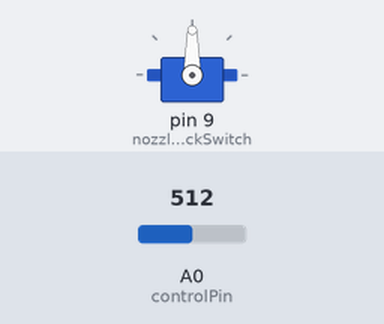
The sketch below on a simulated Arduino Uno, built with avr-gcc and run on an emulated ATmega328P. Parts: servo. Inputs (shaded band) come from the test bench; at power-on: A0 (controlPin) = 512.

Above: at 1.2 s.
1.3 s: A0 (controlPin) set to 716
At 2.5 s:
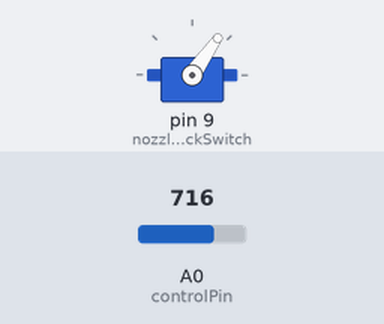
2.8 s: A0 (controlPin) set to 900
At 3.7 s:
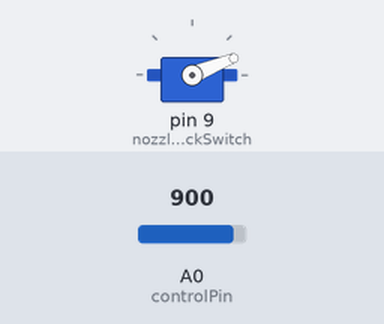
4.3 s: A0 (controlPin) set to 1023
At 4.9 s:
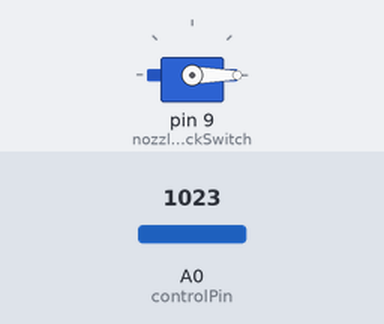
5.8 s: A0 (controlPin) set to 306
At 7.0 s:
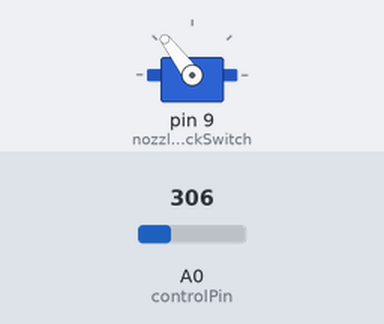
7.3 s: A0 (controlPin) set to 122
At 8.3 s:
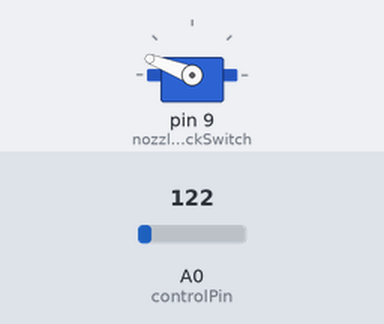
Timing chart, 0 to 9.8 s (numbered marks = the images above; inputs shaded):
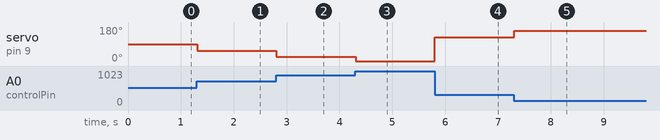

Measured:
- after the input at 1.3 s, servo on pin 9 (nozzleBlockSwitch): 90° → 55° at once
- after the input at 2.8 s, servo on pin 9 (nozzleBlockSwitch): 55° → 22° at once
- after the input at 4.3 s, servo on pin 9 (nozzleBlockSwitch): 22° → 0° at once
- after the input at 5.8 s, servo on pin 9 (nozzleBlockSwitch): 0° → 127° at once
- after the input at 7.3 s, servo on pin 9 (nozzleBlockSwitch): 127° → 159° at once

The sketch:

Chicken_Door_PWM.ino
```cpp
#include <Servo.h>
Servo myservo;                           // create servo object to control a servo
int controlPin = 0;                      // analog pin used to receive signal from pin 16 on the RPi
int val;                                 // variable to read the value from the analog pin A0
void setup() {
  myservo.attach(9);                     // attaches the servo on pin 9 to the servo object
}
void loop() {
  val = analogRead(controlPin);          // reads the value of the analogue pin A0 (value between 0 and 1023)

  val = map(val, 0, 1023, 180, 0);       // scale it to use it with the servo (value between 0 and 180) Mapping 0 to 180 and 1023 to 0,
                                         // to ensure that the door will open when RPi pin 16 goes HIGH

  myservo.write(val);                    // sets the servo position according to the scaled value


delay(10);                               // waits for the servo to get there
}
```

main.cpp
```cpp
/**
 * Note: Read this program in conjunction with the
 * requirements document and flowchart.
*/
#include <Arduino.h>
#include "messages.h"

//Set debugWaitDelayTimes to 1 to use short delay times, 0 to use requirements specified times
#define debugWaitDelayTimes 0
boolean isHeaterOff = true;
boolean isPumpOff = true;
boolean isInRunBurnerMode = false;
#if debugWaitDelayTimes
  //Wait times for testing & debugging
  const unsigned long oilPumpOnTime = 4000;
  const unsigned long oilHeaterOnTime = 4000;
  const unsigned long burnerPurgeTime = 4000;
  const unsigned long airSolenoidDelayTime = 4000;
  const unsigned long flameSenseWaitTime = 4000;
#else
  //Wait times specified in requirements
  const unsigned long oilPumpOnTime = 60000;
  const unsigned long oilHeaterOnTime = 6000000;
  const unsigned long burnerPurgeTime = 5000;
  const unsigned long airSolenoidDelayTime = 1000;
  const unsigned long flameSenseWaitTime = 5000;
#endif

//Forward function declarations
int run_oil_pump();
int run_oil_heater();
int igniter(unsigned long);

//Input Pins
const int oilLevelReadPin = 2;
const int oilTemperatureReadPin = 3;
const int flameSenseReadPin = 4;
//Output Pins
const int oilPumpSwitch = 7;
const int oilHeaterSwitch = 8;
const int nozzleBlockSwitch = 9;
const int blowerFanSwitch = 10;
const int igniterSwitch = 11;
const int airSolenoidSwitch =12;
const int abortSwitch = 13;

void setup() {
  lcd_init();
  lcd_on();
  pinMode(oilLevelReadPin, INPUT);
  pinMode(oilPumpSwitch, OUTPUT);
  pinMode(oilTemperatureReadPin, INPUT);
  pinMode(oilHeaterSwitch, OUTPUT);
  pinMode(nozzleBlockSwitch, OUTPUT);
  pinMode(blowerFanSwitch, OUTPUT);
  pinMode(igniterSwitch, OUTPUT);
  pinMode(airSolenoidSwitch, OUTPUT);
  pinMode(abortSwitch, OUTPUT);
}

int get_state_oil_level() {
  return digitalRead(oilLevelReadPin);
}

int get_state_oil_temperature() {
  return digitalRead(oilTemperatureReadPin);
}

int get_state_flame_sense() {
  return digitalRead(flameSenseReadPin);
}

/**
 * lcd is not written to if this function invoked from within abort()
 * Reason: A hack to avoid overwriting issue.
 */
void set_state_oil_pump(int state, boolean abortInvoked = false) {
  digitalWrite(oilPumpSwitch, state);
  if(!abortInvoked) {
    lcd_pump_state(state);
  }
}

/**
 * lcd is not written to if this function invoked from within abort()
 * Reason: A hack to avoid overwriting issue.
 */
void set_state_oil_heater(int state, boolean abortInvoked = false) {
  digitalWrite(oilHeaterSwitch, state);
  if(!abortInvoked) {
    lcd_heater_state(state);
  }
}

void set_state_nozzle_block_heater(int state) {
  digitalWrite(nozzleBlockSwitch, state);
}

void set_state_blower_fan(int state) {
  digitalWrite(blowerFanSwitch, state);
}
void set_state_igniter(int state) {
  digitalWrite(igniterSwitch, state);
}

void set_state_air_solenoid(int state) {
  digitalWrite(airSolenoidSwitch, state);
}

/**
 * Function: check_oil_level
 * Runs the pump if the oil level is low by invoking run_oil_pump function.
 * @return HIGH if oil full else calls abort function.
 */
int check_oil_level() {
  int oilLevel = get_state_oil_level();
  if(oilLevel == LOW) {
    oilLevel = run_oil_pump();
  }
  if(oilLevel == HIGH) {
    set_state_oil_pump(LOW);
  }
  else {
    lcd_oil_pump_timeout();
    abort();
  }
  return oilLevel;
}

/**
 * Function: check_oil_temperature
 * Heats the oil if oil temperature is low by invoking run_oil_heater function.
 * @return HIGH if oil warm else calls abort function.
 */
int check_oil_temperature() {
  int temperature = get_state_oil_temperature();
  if(temperature == LOW) {
    set_state_oil_heater(HIGH);
    set_state_nozzle_block_heater(HIGH);
    temperature = run_oil_heater();
  }
  if(temperature == HIGH) {
    set_state_oil_heater(LOW);
  }
  else {
    lcd_oil_heater_timout();
    abort();
  }
  return temperature;
}

/**
 * Function:run_oil_heater
 * Switches on oil heater.
 * Monitors oil temperature.
 * If in burner mode and oil level low then runs oil pump
 * Heater remains on until oil warm OR allowable runtime exhausted.
 * @return HIGH if oil warm else LOW.
 */
int run_oil_heater() {
  isHeaterOff = false;
  unsigned long startHeaterTime = millis();
  set_state_oil_heater(HIGH);
  while ((millis() - startHeaterTime) < oilHeaterOnTime) {
    if(get_state_oil_level() == LOW && isPumpOff == true && isInRunBurnerMode == true) {
      run_oil_pump();
    }
    if(get_state_oil_level() == HIGH) {
      set_state_oil_pump(LOW);
    }
    if(get_state_oil_temperature() == HIGH) {
      set_state_oil_heater(LOW);
      isHeaterOff = true;
      return HIGH;
    }
  }
  set_state_oil_heater(LOW);
  isHeaterOff = true;
  return LOW;
}

/**
 * Function: run_oil_pump
 * Switches on pump.
 * Monitors oil level.
 * If in burner mode and oil temperature low then switches on oil heater.
 * Pump runs until oil full OR allowable runtime exhausted.
 * @return HIGH if oil full else LOW
 */
int run_oil_pump() {
  isPumpOff = false;
  unsigned long startPumpTime = millis();
  set_state_oil_pump(HIGH);
  while ((millis() - startPumpTime) < oilPumpOnTime) {
    if(get_state_oil_temperature() == LOW && isHeaterOff == true && isInRunBurnerMode == true) {
      run_oil_heater();
    }
    if(get_state_oil_temperature() == HIGH) {
      set_state_oil_heater(LOW);
    }
    if(get_state_oil_level() == HIGH) {
      set_state_oil_pump(LOW);
      isPumpOff = true;
      return HIGH;
    }
  }
  set_state_oil_pump(LOW);
  isPumpOff = true;
  return LOW;
 }

/**
 * Method: start_burner
 * switch on blower fan
 * if flame sense high, abort
 * else :
 *   - wait 10 secs and switch on igniter
 *   - wait 5 secs and switch on air solenoid
 *   - wait 5 secs and read flame sense
 *   - if flame sense low then abort else run burner (stage 5)
 */
void start_burner() {
  if(get_state_flame_sense() == LOW) {
    set_state_nozzle_block_heater(HIGH);
    set_state_blower_fan(HIGH);
    delay(burnerPurgeTime);
    igniter(millis());
    delay(airSolenoidDelayTime);
    set_state_air_solenoid(HIGH);
    delay(flameSenseWaitTime);
  }
  else {
    lcd_flame_sensed();
    abort();
  }
}

/**
 * Function:igniter
 * Attempts to ignite the fuel.
 * Igniter continues to ignition OR allowable runtime exhausted.
 * @return HIGH if ignition successful, i.e. flame sense high, else LOW.
 */
int igniter(unsigned long igniterStartTime) {
  set_state_igniter(HIGH);
  while ((millis() - igniterStartTime) < burnerPurgeTime) {
    //Flame sense may be simulated by closing the toggle switch
    if(get_state_flame_sense()) {
      return HIGH;
    }
  }
  return LOW;
}

/**
 * Stage 4: Run the burner.
 * Runs the oil pump and oil heater at specific intervals within an infinite loop.
 * The BlockNot library timer is used to control when the pump and heater functions invoked.
 * The loop terminates under these conditions:
 * - the flame sense is LOW.
 * - the controller is powered down.
 * - the oil pump or heater runtime exceeds the maximum specified respective wait time in which case the abort function is invoked.
 */
void run_burner() {
  isInRunBurnerMode = true;
  set_state_igniter(LOW);
  while(true) {
    check_oil_level();
    check_oil_temperature();
    lcd_burner_in_run_mode();
    if(get_state_flame_sense() == LOW) {
      lcd_flame_not_sensed();
      abort();
    }
  }
}

/**
 * Function: abort
 * Shuts down the system and exits.
 */
void abort() {
  digitalWrite(abortSwitch, HIGH);
  set_state_blower_fan(LOW);
  set_state_igniter(LOW);
  set_state_air_solenoid(LOW);
  set_state_oil_pump(LOW, true);
  set_state_oil_heater(LOW, true);
  set_state_nozzle_block_heater(LOW); // Note: no led
  exit(0);
}

/**
 * Function: loop
 * This superloop runs continuously.
 * It can exercise all five stages specified in requirements and flowchart.
 */
void loop() {
  int level = check_oil_level();
  int heat = LOW;
  if(level) {
    heat = check_oil_temperature();
  }
  if(heat) {
    start_burner();
  }
  if(level && heat) {
    run_burner();
  }
  exit(0);
}
```

messages.h
```cpp
#include <Wire.h>
#include <LiquidCrystal_I2C.h>

// Forward declaration
const char* int_to_string(int state);

char* message[] = {
  "ABORTED",              //message[0]
  "FLAME SENSED",         //message[1]
  "IN START BURNER MODE", //message[2]
  "OIL PUMP TIME OUT",    //message[3]
  "OIL HEATER TIME OUT",  //message[4]
  "FLAME NOT SENSED",     //message[5]
  "IN RUN BURNER MODE",   //message[6]
  "OIL PUMP ",            //message[7]
  "OIL HEATER",           //message[8]
  };

LiquidCrystal_I2C lcd(0x27,20,4);

void lcd_init() {
  lcd.init();
}

void lcd_on() {
  lcd.backlight();
  lcd.clear();
}

void lcd_burner_in_run_mode() {
  lcd.setCursor(1,3);
  lcd.print(message[6]);
}

void lcd_flame_sensed() {
  lcd.backlight();
  lcd.clear();
  lcd.setCursor(4,0);
  lcd.print(message[1]);
  lcd.setCursor(0,1);
  lcd.print(message[2]);
  lcd.setCursor(6,2);
  lcd.print(message[0]);
}

void lcd_flame_not_sensed() {
  lcd.backlight();
  lcd.clear();
  lcd.setCursor(2,0);
  lcd.print(message[5]);
  lcd.setCursor(1,1);
  lcd.print(message[6]);
  lcd.setCursor(6,2);
  lcd.print(message[0]);
}

void lcd_pump_state(int pumpState) {
  lcd.setCursor(1,0);
  lcd.print(message[7]);
  lcd.setCursor(10,0);
  lcd.print(int_to_string(pumpState));
}

void lcd_heater_state(int heaterState) {
  lcd.setCursor(1,1);
  lcd.print(message[8]);
  lcd.setCursor(12,1);
  lcd.print(int_to_string(heaterState));
}

void lcd_oil_pump_timeout() {
  lcd.backlight();
  lcd.setCursor(1,0);
  lcd.print(message[3]);
  lcd.setCursor(6,2);
  lcd.print(message[0]);
}

void lcd_oil_heater_timout() {
  lcd.backlight();
  lcd.setCursor(1,0);
  lcd.print(message[4]);
  lcd.setCursor(6,2);
  lcd.print(message[0]);
}

/**
 * Function: int_to_string, a helper function to return the bespoke
 * string equivalent value of an int.
 * @params: int state
 * @return: ON if state is HIGH, otherwise OFF
 */
const char* int_to_string(int state) {
  if(state == 1) {
    return "ON ";
  }
  else {
    return "OFF";
  }
}
```
